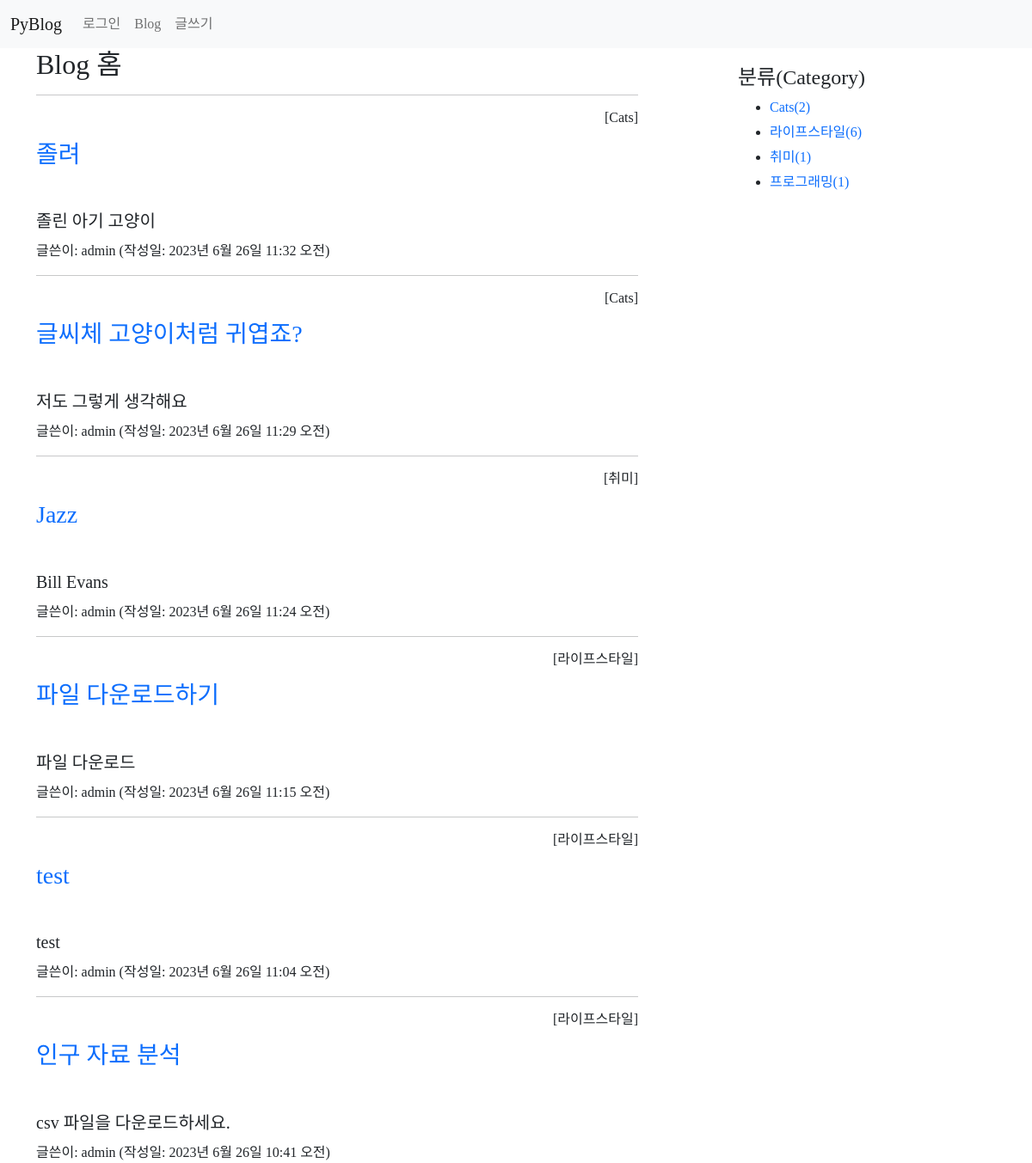
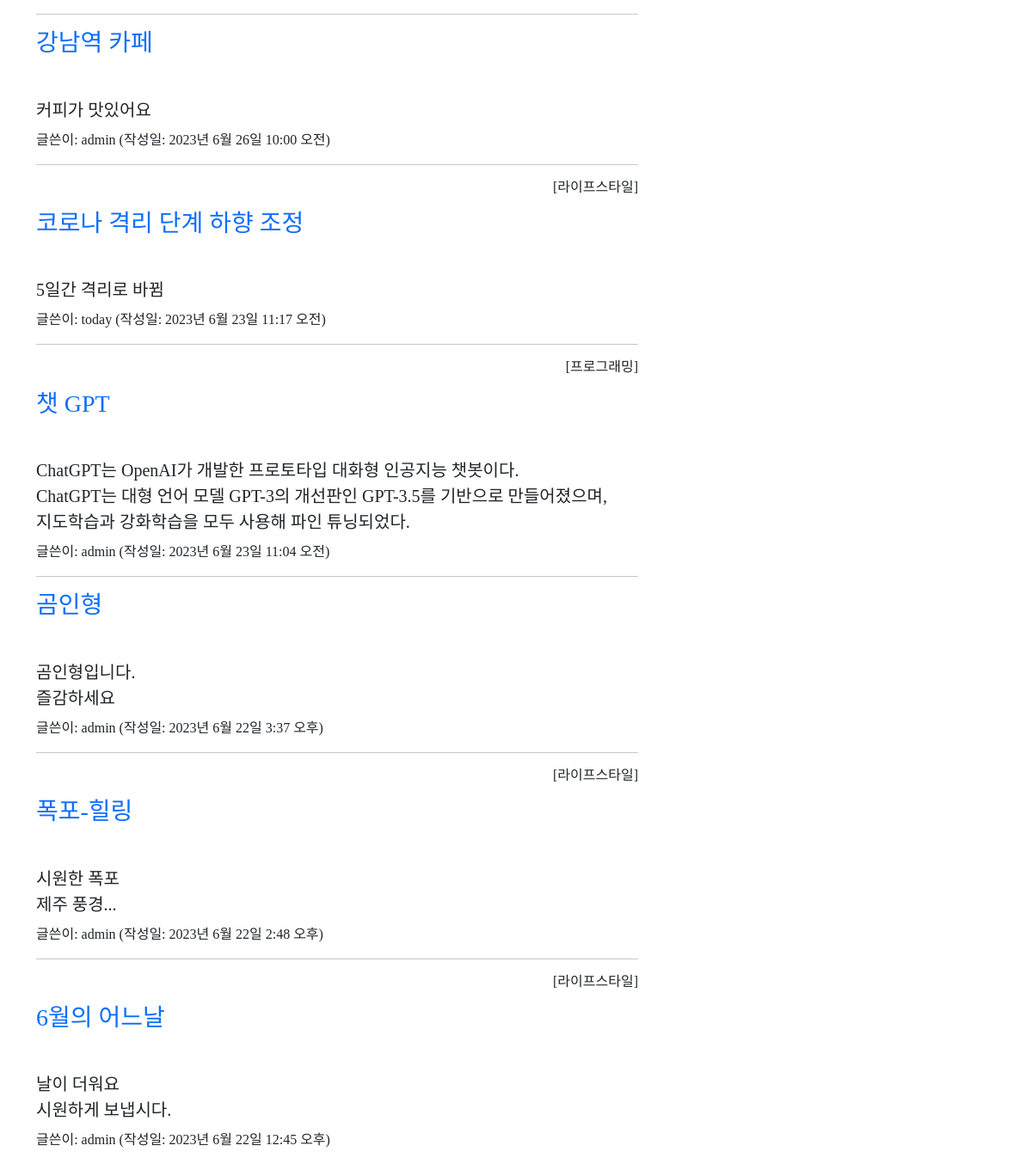
Screenshot of /blog/ with the database file from the repository (2 pictures, top to bottom).
### blog/models.py (models this page shows, shortened)
class Post(models.Model):
    author = models.ForeignKey(User, on_delete=models.CASCADE)
    title = models.CharField(max_length=100)  #제목
    content = models.TextField()              #내용
    pub_date = models.DateTimeField()         #발행일
    modify_date = models.DateTimeField(null=True, blank=True) #입력 폼이 비어도 됨
    photo = models.ImageField(upload_to='blog/images/%Y/%m/%d/',
                    null=True, blank=True)  #null 허용, 파일을 첨부하지 않을수 있음
    file = models.FileField(upload_to='blog/files/%y/%m/%d',
                            null=True, blank=True)
    category = models.ForeignKey(Category, null=True, blank=True,
                    on_delete=models.SET_NULL)

class Category(models.Model):
    name = models.CharField(max_length=50, unique=True)
    slug = models.SlugField(max_length=200, unique=True,
                allow_unicode=True)
    def __str__(self):
        return self.name
    def get_absolute_url(self):
        from django.urls import reverse
        return reverse('blog:category_page', args=[self.slug])
    class Meta:
        ordering = ['name']  # 이름순 정렬
        verbose_name = 'category'
        verbose_name_plural = 'categories'

### blog/views.py (the view)
# urls.py: path('', views.post_list, name='post_list'), # 목록
def post_list(request):
    post_list = Post.objects.order_by('-pub_date') # 포스트 전체 검색
    categories = Category.objects.all() #카테고리 전체 검색
    context = {'post_list': post_list, 'categories': categories}
    return render(request, 'blog/post_list.html', context)

### templates/blog/post_list.html (shortened to what this page needs)
{% extends 'base.html' %}
{% block content %}
<div class="container">
    <section id="post_list">
        <h2>Blog 홈</h2>
        {% if post_list %}
            {% for post in post_list %}
                <hr>
                {% if post.category %}
                    <h6 class="text-end">[{{ post.category }}]</h6>
                {% endif %}
                <h3 class="my-3">
                    <a href="{% url 'blog:detail' post.id %}">
                        {{ post.title }}
                    </a>
                </h3>
                <h5 style="white-space: pre-line; line-height: 1.5">
                    {{ post.content }}
                </h5>
                <p>글쓴이: {{ post.author }} (작성일: {{ post.pub_date }})</p>
            {% endfor %}
        {% else %}
            <p>포스트가 없습니다.</p>
        {% endif %}
    </section>
    <aside id="category">
        <h4>분류(Category)</h4>
        <div>
            <ul>
                {% for category in categories %}
                    {% if current_category.slug == category.slug %}
                    <li style="background: #ff0">
                        <a href="{{ category.get_absolute_url }}">
                        {{ category.name }}({{ category.post_set.count }})
                        </a>
                    </li>
                    {% else %}
                    <li>
                        <a href="{{ category.get_absolute_url }}">
                        {{ category.name }}({{ category.post_set.count }})
                        </a>
                    </li>
                    {% endif %}
                {% endfor %}
            </ul>
        </div>
    </aside>
</div>
{% endblock %}

### static/blog/css/style.css (style rules this page uses)
a { text-decoration: none; }
body { font-family: 'omyu_pretty'; }
#post_list { width: 700px; float: left; }
#category { width: 200px; float: right; margin: 20px 100px 0 0; }
#category ul li { margin: 5px; }

### rows the page displays
Post: category "Cats", title "졸려", content "졸린 아기 고양이", author "admin", pub_date "2023년 6월 26일 11:32 오전"
Post: category "Cats", title "글씨체 고양이처럼 귀엽죠?", content "저도 그렇게 생각해요", author "admin", pub_date "2023년 6월 26일 11:29 오전"
Post: category "취미", title "Jazz", content "Bill Evans", author "admin", pub_date "2023년 6월 26일 11:24 오전"
Post: category "라이프스타일", title "파일 다운로드하기", content "파일 다운로드", author "admin", pub_date "2023년 6월 26일 11:15 오전"
Post: category "라이프스타일", title "test", content "test", author "admin", pub_date "2023년 6월 26일 11:04 오전"
Post: category "라이프스타일", title "인구 자료 분석", content "csv 파일을 다운로드하세요.", author "admin", pub_date "2023년 6월 26일 10:41 오전"
Post: title "강남역 카페", content "커피가 맛있어요", author "admin", pub_date "2023년 6월 26일 10:00 오전"
Post: category "라이프스타일", title "코로나 격리 단계 하향 조정", content "5일간 격리로 바뀜", author "today", pub_date "2023년 6월 23일 11:17 오전"
Post: category "프로그래밍", title "챗 GPT", content "ChatGPT는 OpenAI가 개발한 프로토타입 대화형 인공지능 챗봇이다. ChatGPT는 대형 언어 모델 GPT-3의 개선판인 GPT-3.5를 기반으로 만들어졌으며, 지도학습과 강화학습을 모두 사용해 파인 튜닝되었다.", author "admin", pub_date "2023년 6월 23일 11:04 오전"
Post: title "곰인형", content "곰인형입니다. 즐감하세요", author "admin", pub_date "2023년 6월 22일 3:37 오후"
Post: category "라이프스타일", title "폭포-힐링", content "시원한 폭포 제주 풍경...", author "admin", pub_date "2023년 6월 22일 2:48 오후"
Post: category "라이프스타일", title "6월의 어느날", content "날이 더워요 시원하게 보냅시다.", author "admin", pub_date "2023년 6월 22일 12:45 오후"
Category: name "Cats", post_set.count "2"
Category: name "라이프스타일", post_set.count "6"
Category: name "취미", post_set.count "1"
Category: name "프로그래밍", post_set.count "1"
